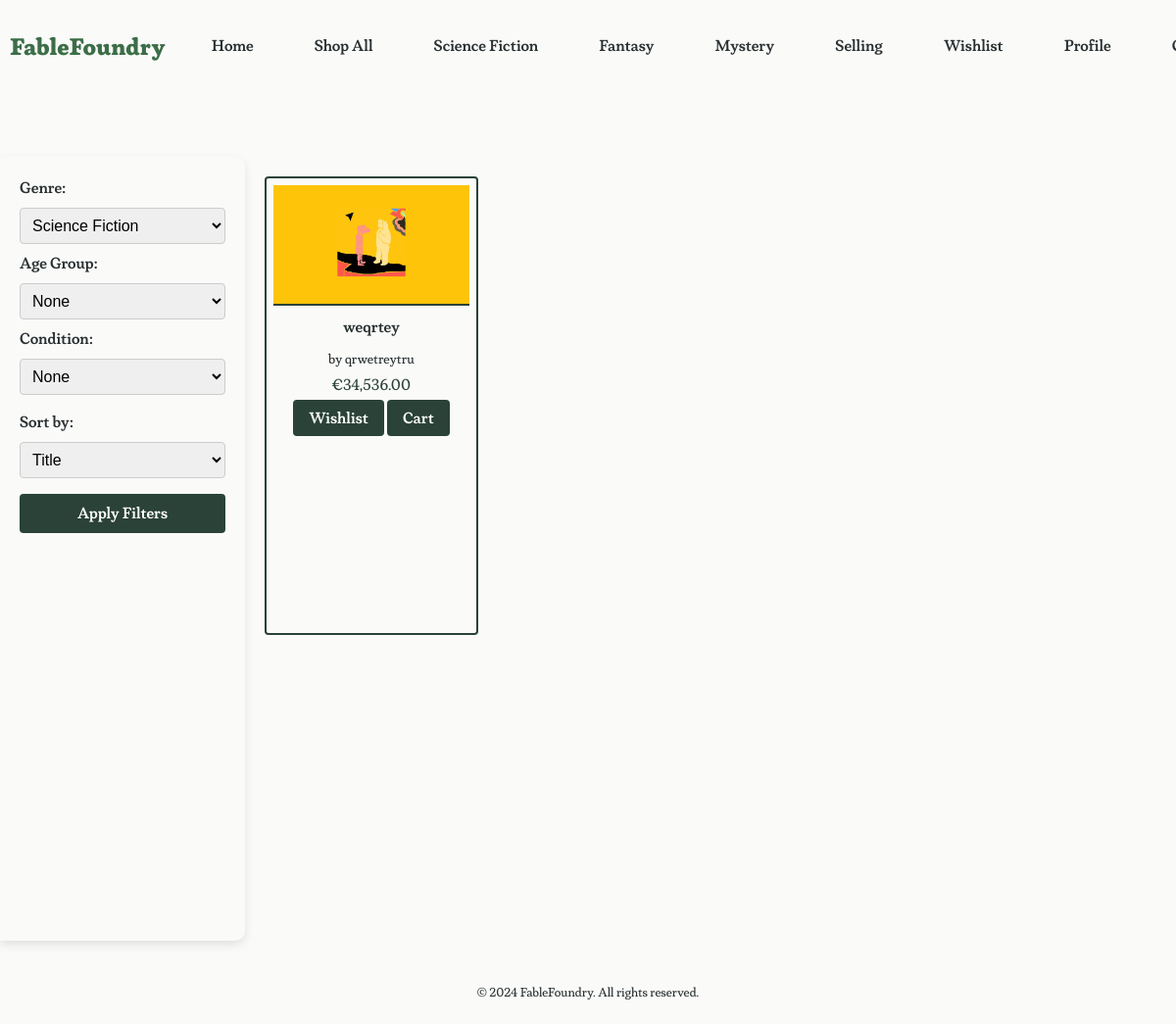
The app's page /root/web/lookups.php?genre=1 (signed in) with its own data.
### tables this page shows
CREATE TABLE genres (
    genre_id INTEGER PRIMARY KEY AUTOINCREMENT,
    name TEXT NOT NULL,
    description TEXT
);

CREATE TABLE books (
    book_id INTEGER PRIMARY KEY AUTOINCREMENT,
    title TEXT NOT NULL,
    author TEXT NOT NULL,
    language TEXT NOT NULL,
    isbn TEXT NOT NULL,
    genre_id INTEGER NOT NULL,
    seller_id INTEGER NOT NULL,
    condition TEXT NOT NULL,
    listed_price REAL NOT NULL,
    description TEXT,
    image_url TEXT,
    listing_date DATE NOT NULL,
    age_group_id INTEGER NOT NULL,
    FOREIGN KEY (genre_id) REFERENCES genres(genre_id),
    FOREIGN KEY (seller_id) REFERENCES users(user_id),
    FOREIGN KEY (age_group_id) REFERENCES age_groups(age_group_id)
);

### root/web/lookups.php (the view, shortened to what this page needs)
<?php
include 'db.php';
$sql = "SELECT genre_id, name FROM genres";
$stmt = $conn->query($sql);
$genres = $stmt->fetchAll(PDO::FETCH_ASSOC);
$filter_genre = isset($_GET['genre']) ? $_GET['genre'] : null;
$sort_order = isset($_GET['sort']) ? $_GET['sort'] : 'title';
$filter_query = "WHERE 1=1";
$filter_params = [];
if ($filter_genre && $filter_genre !== 'none') {
    $filter_query .= " AND genre_id = :genre_id";
    $filter_params[':genre_id'] = $filter_genre;
}
$sql_books = "SELECT book_id, title, author, listed_price, image_url FROM books $filter_query ORDER BY $sort_order";
$stmt_books = $conn->prepare($sql_books);
$stmt_books->execute($filter_params);
$books = $stmt_books->fetchAll(PDO::FETCH_ASSOC);
?>
<!DOCTYPE html>
<html lang="en">
<head>
    <link rel="stylesheet" href="style2.css">
    <link rel="stylesheet" href="lookups.css">
</head>
<body>
    <header>
        <h2 class="logo-title"><a href="../index.php">FableFoundry</a></h2>
        <nav class="nav-left">
            <ul>
                <li><a href="../index.php">Home</a></li>
                <li><a href="lookups.php">Shop All</a></li>
                <?php
                foreach ($genres as $genre) {
                    echo '<li><a href="lookups.php?genre=' . $genre['genre_id'] . '">' . htmlspecialchars($genre['name']) . '</a></li>';
                }
                ?>
            </ul>
        </nav>
        <nav class="nav-right">
            <ul>
                <li><a href="selling.php">Selling</a></li>
                <li><a href="wishlist.php">Wishlist</a></li>
                <li><a href="profile.php">Profile</a></li>
                <li><a href="cart.php">Cart</a></li>
            </ul>
        </nav>
    </header>
    <main class="lookups-main">
        <aside class="lookups-sidebar">
            <form method="GET">
                <section class="lookups-filter-sort-bar">
                    <div class="lookups-book-filter">
                        <label for="genre-select">Genre:</label>
                        <select id="genre-select" name="genre">
                            <?php
                            foreach ($genres as $genre) {
                                echo '<option value="' . $genre['genre_id'] . '"' . ($filter_genre == $genre['genre_id'] ? ' selected' : '') . '>' . htmlspecialchars($genre['name']) . '</option>';
                            }
                            ?>
                        </select>
                        <label for="age-select">Age Group:</label>
                        <select id="age-select" name="age">
                            <option value="none">None</option>
                        </select>
                        <label for="condition-select">Condition:</label>
                        <select id="condition-select" name="condition">
                            <option value="none">None</option>
                        </select>
                    </div>
                    <div class="lookups-book-sort">
                        <label for="sort-select">Sort by:</label>
                        <select id="sort-select" name="sort">
                            <option value="title"<?php echo $sort_order == 'title' ? ' selected' : ''; ?>>Title</option>
                        </select>
                    </div>
                    <button class="lookups-apply" type="submit">Apply Filters</button>
                </section>
            </form>
        </aside>
        <div class="lookups-books-container">
            <section class="lookups-books-grid">
                <?php
                foreach ($books as $book): ?>
                    <div class="book-item">
                        <a href="book_details.php?book_id=<?php echo $book['book_id']; ?>">
                            <img src="../images/<?php echo htmlspecialchars($book['image_url']); ?>" alt="<?php echo htmlspecialchars($book['title']); ?>">
                            <h3 class="book-item-title"><?php echo htmlspecialchars($book['title']); ?></h3>
                            <p class="book-item-author">by <?php echo htmlspecialchars($book['author']); ?></p>
                            <p class="book-item-price">€<?php echo number_format($book['listed_price'], 2); ?></p>
                        </a>
                        <div class="actions">
                            <a href="lookups.php?add_to_wishlist=true&book_id=<?php echo $book['book_id']; ?>">Wishlist</a>
                            <a href="lookups.php?add_to_cart=true&book_id=<?php echo $book['book_id']; ?>">Cart</a>
                        </div>
                    </div>
                <?php endforeach; ?>
            </section>
        </div>
    </main>
    <footer>
        <p>© 2024 FableFoundry. All rights reserved.</p>
    </footer>
</body>
</html>

### root/web/style2.css (style rules this page uses)
:root { --pastel-blue: #AEC6CF; --pastel-red: #C9A0DC; --pastel-green: #a4e5a4; --pastel-yellow: #FDFD96; --darker-pastel-green: #6dbd6d; --moss-green: #2A4238; --forest-green: #3C6E47; --muted-rose: #D0B6B1; --dusky-pink: #AA8A86; --blue-grey: #A0AEB2; --almost-white: #FAFAF9; --text-dark: #2A3132; --button-pastel-purple: #c7add3; --button-hover-purple: #b496c2; --darker-forest-green: #2A4238; --balloon-box-color: #3B554B; }
main { margin-top: 10em; }
body { font-family: 'CustomFont', Arial, sans-serif; background-color: var(--almost-white); margin: 0; padding: 0; }
header { background-color: var(--almost-white); padding: 1rem; display: flex; align-items: center; justify-content: space-between; position: fixed; top: 0; left: 0; width: 100%; z-index: 1000; }
nav { font-family: 'CustomFontSemi', Arial, sans-serif; display: flex; justify-content: flex-end; margin-right: 1.25rem; flex: 2; }
.logo-title { font-family: 'CustomFontBold', Arial, sans-serif; color: var(--forest-green); margin-right: 1rem; }
.logo-title a { text-decoration: none; color: var(--forest-green); }
.nav-left, .nav-right { list-style-type: none; padding: 0; margin: 0; display: flex; }
.nav-left { float: left; }
.nav-right { float: right; margin-right: 1.25rem; }
nav ul { list-style-type: none; margin: 0; padding: 0; display: flex; }
nav ul li { padding: 0 0.9375rem; }
.nav-left li, .nav-right li { padding: 0 0.9375rem; }
.nav-left li a, .nav-right li a { text-decoration: none; color: var(--text-dark); padding: 0.5rem 1rem; border-radius: 1.25rem; }
nav ul li a { text-decoration: none; color: var(--text-dark); border-radius: 1.25rem; padding: 0.625rem 0.9375rem; transition: background-color 0.05s; white-space: nowrap; }
.book-item { padding: 0.4375rem; text-align: center; color: var(--text-dark); }
.book-item img { max-width: 100%; height: 17.5rem; object-fit: fill; }
footer { color: var(--text-dark); text-align: center; padding: 0.625rem 0; }
.book-item { border: 2px solid var(--moss-green); border-radius: 0.25rem; overflow: hidden; padding: 0.625rem; transition: transform 0.3s ease; display: flex; flex-direction: column; align-items: center; text-align: center; height: 28.125rem; width: 12.5rem; }
.book-item img { width: 100%; height: 250px; object-fit: cover; display: block; margin-bottom: 0.625rem; border-bottom: 2px solid var(--moss-green); }
.book-item-title { font-size: 1rem; font-family: 'CustomFontSemi'; margin: 0.625rem 0; color: var(--text-dark); }
.book-item-author { font-size: 0.85rem; color: var(--text-dark); margin: 0.3125rem 0; }
.book-item-price { font-size: 1rem; color: var(--moss-green); margin-bottom: 0.625rem; }
.book-item-title, .book-item-author, .book-item-price { margin: 0.3125rem 0; }
header, footer { padding: 0.625rem; text-align: center; }
footer { font-size: 0.8em; margin-top: 1.25rem; }
a { color: var(--darker-forest-green); text-decoration: none; }
.book-item { border: 0.125rem solid var(--moss-green); border-radius: 0.25rem; overflow: hidden; transition: transform 0.3s ease; display: flex; flex-direction: column; align-items: center; text-align: center; width: 12.5rem; padding: 0.625rem; }
.book-item img { max-width: 100%; height: auto; display: block; margin-bottom: 0.625rem; object-fit: cover; }
.book-item { padding: 0.4375rem; text-align: center; color: var(--text-dark); border: 0.125rem solid var(--moss-green); border-radius: 0.25rem; overflow: hidden; transition: transform 0.3s ease; display: flex; flex-direction: column; align-items: center; text-align: center; width: 12.5rem; }

### root/web/lookups.php (style rules this page uses)
.actions a { font-family: 'CustomFontSemi', Arial, sans-serif; padding: 0.5rem 1rem; background-color: var(--darker-forest-green); color: #fff; border-radius: 0.25rem; text-decoration: none; transition: background-color 0.3s ease; text-align: center; }

### records on screen
genres: name "Science Fiction"
genres: name "Fantasy"
genres: name "Mystery"
books: image_url (picture), title "weqrtey", author "qrwetreytru", listed_price "34,536.00"

### other values on screen
form field genre "Science Fiction"
